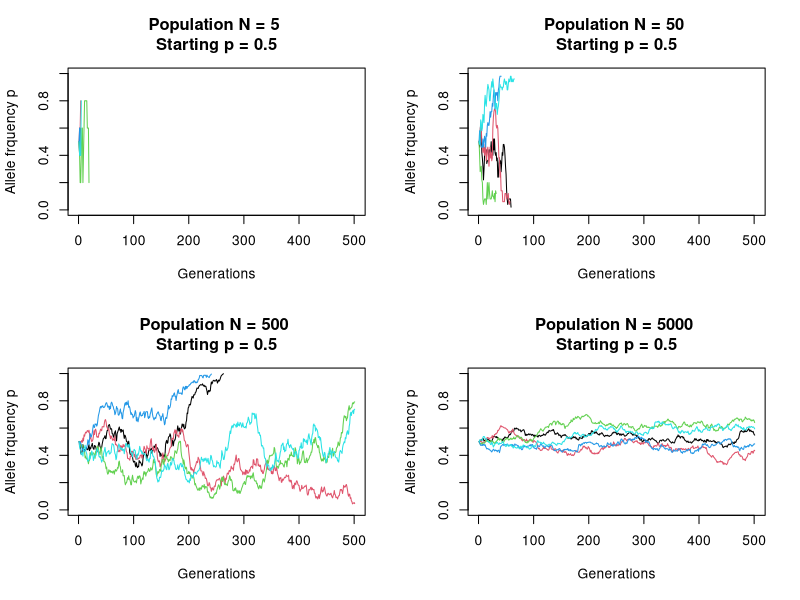

Reproduce this figure in R.
# Description  ------------------------------------------------------------
#### ### ### ## #### ### ### ## #### ### ### ## 
# Genetic drift simulation
# Created by Marc-Olivier Beausoleil
# 2022-01-07
# Why: 
# Requires:
# NOTES: 
# Drift is (from Futuyma)
# - unbiased
# - random fluctuations in allele frequency are larger in smaller populations
# - drift causes genetic variation to be lost
# - drift causes populations that are initially identical to become different
# - an allele can become fixed without the benefit of natural selection
# Reference : 
# Futuyma p. 167, figure 7.2
#### ### ### ## #### ### ### ## #### ### ### ## 

# graphing parameters -----------------------------------------------------
par(mfrow = c(2,2))

# Random seed -------------------------------------------------------------
# set.seed(1245)

# Simulation parameters ---------------------------------------------------
# Number of gametes to chose from 
n.sperm = 2
n.eggs = 2
# Number of generations (x axis)
gen = 500
# Number of replicate populations 
popu = 5


# Loops -------------------------------------------------------------------
# Loops for all population replicates, tracking allele frequency change over the generations 
# number of individual per population 
n.id.pop = 5*10^seq(0,3, by=1)
# Loop that will change the maximum number of individual per population 
for (l in n.id.pop) {
  # Initial allele frequency 
  p.init = .5 
  # Maximum population size 
  max.pop = l
  # Total number of gametes in the population 
  n.gametes = c(max.pop*(n.sperm+n.eggs))
  # Make an empty object to record the population information 
  all.pops = NULL
  # Loop to track the all population allele frequency change 
  for (j in 1:popu) {
    all.fq.change = .5
    # Loop to track the within population allele frequency change 
    for (i in 1:gen) {
      # If the first iteration, make the probability equal the initial allele frequency 
      if (i == 1) {prob.p = p.init} else {prob.p = prop.all[2]}
      # binomial function to generate the new allele frequency (0 = q, 1 = p)
      allele.fq = rbinom(n = n.gametes, size = 1, prob = prob.p)
      # Randomly sample the population (this is the drift, a random sample of the population)
      all.drift = sample(x = allele.fq, size = max.pop, replace = F)
      # Get the proportion of the alleles in the new population 
      prop.all = prop.table(table(all.drift))
      # Record the p allele only 
      all.fq.change = c(all.fq.change, prop.all[2])
      # If there is an allele that goes to fixation, it'll print NA. In this case, break the for loop and go to the next iteration
      if(is.na(prop.all[2])) {break}
    } # End i
    # Record all population information
    one.pop = data.frame(p.fq = as.numeric(all.fq.change), pop = j)
    all.pops = rbind(all.pops,one.pop)
  } # End j
  
  
  # Remove all NAs ----------------------------------------------------------
  all.pops = na.omit(all.pops)
  
  
  # Plot --------------------------------------------------------------------
  # Make the empty plot 
  plot(all.pops$p.fq~c(1:nrow(all.pops)), 
       col = as.factor(all.pops$pop),
       main = paste("Population N =",max.pop, "\nStarting p =",p.init),
       ylab = "Allele frquency p",
       xlab = "Generations",
       ylim = c(0,1),
       xlim = c(1,gen),
       type = "n")
  
  # Add the lines per population and colour them 
  for (k in 1:popu) {
    pttmp = all.pops[all.pops$pop==k,]
    points(c(1:nrow(pttmp)), pttmp$p.fq, 
           type = "l",
           col = k)
  } # End k
} # End l
